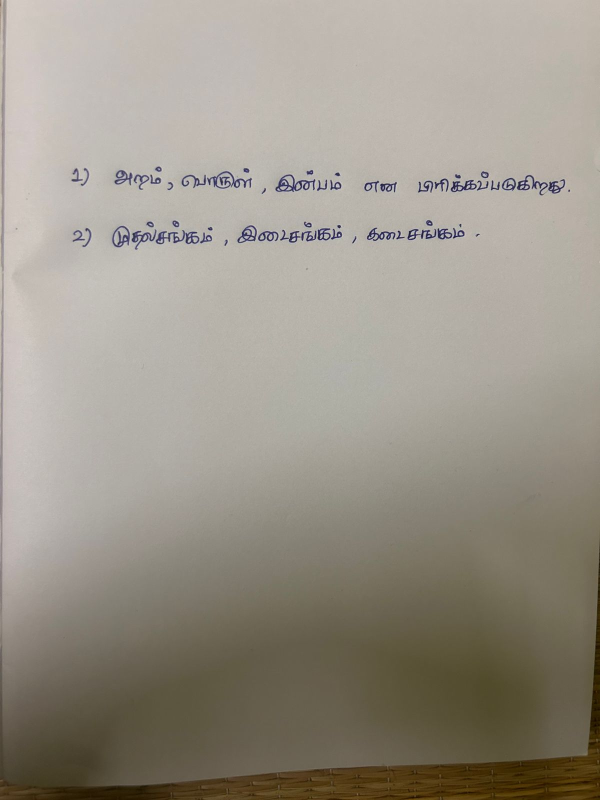
#> input picture uploads/asheet_student_1774963366447_20260331_132246.jpeg, 1200 x 1600 px (shown at 1/2 size)
$ python question_paper_extractor.py ../uploads/asheet_student_1774963366447_20260331_132246.jpeg
#> lines starting #> are read from the running program, lines starting #| are printed output that depends on the picture; after the words box and inside, x2 and y2 are one past the last pixel; in counts of white or black regions, pixels touching at a corner belong together
### backend/ocr_engine.py
"""
Tamil Answer Sheet OCR Engine  ·  v2.0
=======================================
Extracts Tamil handwritten / printed text from Images and PDFs.

NEW in v2.0
-----------
  • process_question_paper()     – OCR a QUESTION PAPER and return
                                   [{question_number, question}]
  • process_answer_sheet_only()  – OCR an ANSWER SHEET in answers-only mode
                                   (no question bank) → [{question_number, answer}]
  • build_answers_only_payload() – minimal payload for separate-upload mode

The original process_answer_sheet() (combined mode) is fully unchanged.

Dependencies
------------
  pip install google-cloud-vision pillow pdf2image opencv-python-headless

Environment variable:
  GOOGLE_APPLICATION_CREDENTIALS=/path/to/service-account-key.json
"""

from __future__ import annotations

import io
import json
import logging
import os
import re
import sys
import unicodedata
from datetime import datetime
from pathlib import Path
from typing import Any

try:
    from google.cloud import vision
except ImportError:
    raise ImportError("Run: pip install google-cloud-vision")

try:
    from PIL import Image, ImageEnhance, ImageFilter
    import PIL.ImageOps
except ImportError:
    raise ImportError("Run: pip install pillow")

try:
    import cv2
    import numpy as np
    CV2_AVAILABLE = True
except ImportError:
    CV2_AVAILABLE = False
    import numpy as np

try:
    from pdf2image import convert_from_path, convert_from_bytes
    PDF2IMAGE_AVAILABLE = True
except ImportError:
    PDF2IMAGE_AVAILABLE = False

log = logging.getLogger(__name__)

IMAGE_EXTENSIONS: set[str] = {
    ".jpg", ".jpeg", ".png", ".bmp", ".webp", ".tiff", ".tif", ".gif"
}
PDF_DPI:         int = 300
MIN_TEXT_LENGTH: int = 5
MIN_ANSWER_WORDS: int = 3
QUESTION_MARKERS: list[str] = ["கேள்வி", "வினா", "Q.", "Q:"]
ANSWER_MARKERS:   list[str] = ["விடை", "Answer", "Ans.", "A."]


# ══════════════════════════════════════════════════════════════════════════════
# 1. Image Pre-processing
# ══════════════════════════════════════════════════════════════════════════════

def preprocess_image(image: Image.Image) -> Image.Image:
    if image.mode not in ("RGB", "L"):
        image = image.convert("RGB")
    w, h = image.size
    if min(w, h) < 1000:
        scale = 1000 / min(w, h)
        image = image.resize((int(w * scale), int(h * scale)), Image.LANCZOS)
    return _preprocess_cv2(image) if CV2_AVAILABLE else _preprocess_pillow(image)


# [5 lines left out: function _preprocess_pillow, not called in this run]


def _preprocess_cv2(image: Image.Image) -> Image.Image:
    img_np = np.array(image.convert("RGB"))
    gray   = cv2.cvtColor(img_np, cv2.COLOR_RGB2GRAY)
    clahe  = cv2.createCLAHE(clipLimit=2.0, tileGridSize=(8, 8))
    gray   = clahe.apply(gray)
    gray   = cv2.fastNlMeansDenoising(gray, h=10)
    gray   = _deskew_cv2(gray)
    _, binary = cv2.threshold(gray, 0, 255, cv2.THRESH_BINARY | cv2.THRESH_OTSU)
    return Image.fromarray(cv2.cvtColor(binary, cv2.COLOR_GRAY2RGB))


def _deskew_cv2(gray: np.ndarray) -> np.ndarray:
    try:
        edges = cv2.Canny(gray, 50, 150, apertureSize=3)
        lines = cv2.HoughLines(edges, 1, np.pi / 180, threshold=100)
        if lines is None:
            return gray
        angles = [np.degrees(theta) - 90 for rho, theta in lines[:, 0]
                  if -45 < np.degrees(theta) - 90 < 45]
        if not angles:
            return gray
        angle = float(np.median(angles))
        if abs(angle) < 0.5:
            return gray
        h, w = gray.shape
        M = cv2.getRotationMatrix2D((w / 2, h / 2), angle, 1.0)
        return cv2.warpAffine(gray, M, (w, h),
                              flags=cv2.INTER_CUBIC, borderMode=cv2.BORDER_REPLICATE)
    except Exception as exc:
        log.warning("Deskew failed (%s) – using original.", exc)
        return gray


# ══════════════════════════════════════════════════════════════════════════════
# 2. PDF → Images
# ══════════════════════════════════════════════════════════════════════════════

# [13 lines left out: functions pdf_to_images, pdf_bytes_to_images, not called in this run]


# ══════════════════════════════════════════════════════════════════════════════
# 3. Google Vision OCR
# ══════════════════════════════════════════════════════════════════════════════

def _get_vision_client() -> vision.ImageAnnotatorClient:
    if not os.environ.get("GOOGLE_APPLICATION_CREDENTIALS", ""):
        raise EnvironmentError(
            "GOOGLE_APPLICATION_CREDENTIALS is not set.\n"
            "Set it to your service-account JSON key path."
        )
    return vision.ImageAnnotatorClient()


def extract_text_from_image(
    image: Image.Image,
    language_hints: list[str] | None = None,
) -> dict[str, Any]:
    client = _get_vision_client()
    buf = io.BytesIO()
    image.save(buf, format="JPEG", quality=95)
    vision_image  = vision.Image(content=buf.getvalue())

    if language_hints:
        image_context = vision.ImageContext(language_hints=language_hints)
    else:
        image_context = None
    log.info("Sending image to Google Vision API …")
    response = client.document_text_detection(
        image=vision_image, image_context=image_context
    )
    if response.error.message:
        raise RuntimeError(f"Google Vision API error: {response.error.message}")

    annotation = response.full_text_annotation
    full_text  = annotation.text if annotation else ""
    blocks:      list[str]   = []
    confidences: list[float] = []

    for page in annotation.pages:
        for block in page.blocks:
            block_text = ""
            block_confs = []
            for para in block.paragraphs:
                for word in para.words:
                    word_text = "".join(s.text for s in word.symbols)
                    block_text += word_text + " "
                    if word.confidence:
                        block_confs.append(word.confidence)
            block_text = block_text.strip()
            if len(block_text) >= MIN_TEXT_LENGTH:
                blocks.append(block_text)
            confidences.extend(block_confs)

    avg_conf = float(np.mean(confidences)) if confidences else 0.0
    log.info("  → %d words | %d blocks | conf %.2f%%",
             len(full_text.split()), len(blocks), avg_conf * 100)
    return {
        "full_text":  full_text,
        "blocks":     blocks,
        "confidence": round(avg_conf, 4),
        "word_count": len(full_text.split()) if full_text else 0,
    }
def ocr_page(image, lang_hints=None):
    """
    Wrapper function to match expected interface in other modules.
    """
    lang = lang_hints[0] if lang_hints else "ta"

    result = extract_text_from_image(image, language_hints=lang)

    return result.get("full_text", "")


# [13 lines left out: function extract_text_from_file, not called in this run]


# ══════════════════════════════════════════════════════════════════════════════
# 4. Shared text utilities
# ══════════════════════════════════════════════════════════════════════════════

def _normalise_tamil(text: str) -> str:
    return re.sub(r"\s+", " ", unicodedata.normalize("NFC", text)).strip()


# [8 lines left out: function _insert_question_newlines, not called in this run]


_Q_SPLIT = re.compile(
    r"(?:^|\n)(?:(?:Q|கேள்வி|வினா)[\s\.\:\-]*(\d+)|(\d+)\s*[\.\)\:])",
    re.IGNORECASE | re.MULTILINE,
)


# ══════════════════════════════════════════════════════════════════════════════
# 5. Answer Sheet Parsing  (combined mode — unchanged)
# ══════════════════════════════════════════════════════════════════════════════

# [206 lines left out: functions parse_answer_sheet, parse_question_paper, process_question_paper, build_answers_only_payload, process_answer_sheet_only, _classify_answer, not called in this run]


def _build_ocr_index(qa_pairs: list[dict[str, str]]) -> dict[str, dict]:
    return {p["question_number"].strip(): p for p in qa_pairs}


# [113 lines left out: functions build_ocr_payload, save_ocr_result, process_answer_sheet, process_folder, not called in this run]


# [8 lines that do not run on import are left out]

### backend/question_paper_extractor.py
"""
question_paper_extractor.py  ·  Tamil Answer Sheet Evaluation System
=====================================================================
Extracts questions and their numbers from a scanned question paper PDF.

Pipeline
--------
  Input: Question paper PDF
       │
       ▼
  pdf_to_images()          ← convert each page to a PIL image (pdf2image, 300 DPI)
       │
       ▼
  preprocess_image()       ← deskew / denoise / enhance (reuses ocr_engine logic)
       │
       ▼
  ocr_page()               ← Google Vision DOCUMENT_TEXT_DETECTION
       │
       ▼
  extract_questions()      ← regex-based question-number detection + multi-line grouping
       │
       ▼
  List[{"qno": ..., "question": ...}]

Supported question-number formats (Tamil + English papers)
----------------------------------------------------------
  1.    1)    1:    Q1    Q.1    (1)    (a)    1.a    1.a)
  i.    ii.   iii.  iv.    (i)   (ii)
  அ)   ஆ)   இ)   ஈ)         ← Tamil-letter sub-questions

Dependencies
------------
  pip install google-cloud-vision pillow pdf2image opencv-python-headless

Environment variable required:
  GOOGLE_APPLICATION_CREDENTIALS=/path/to/service-account-key.json

Usage (standalone)
------------------
  python question_paper_extractor.py question_paper.pdf
  python question_paper_extractor.py question_paper.pdf --output questions.json --lang ta
"""

from __future__ import annotations

import argparse
import json
import logging
import os
import re
import sys
import tempfile
import unicodedata
from pathlib import Path
from typing import Any

# ── third-party ───────────────────────────────────────────────────────────────
try:
    from PIL import Image
except ImportError:
    raise ImportError("Pillow is not installed.\nRun: pip install pillow")

try:
    import numpy as np
except ImportError:
    pass

# ── shared OCR utilities (single source of truth) ─────────────────────────────
from ocr_engine import pdf_to_images, preprocess_image, ocr_page

# ── logging ───────────────────────────────────────────────────────────────────
log = logging.getLogger(__name__)

# ─────────────────────────────────────────────────────────────────────────────
# Constants
# ─────────────────────────────────────────────────────────────────────────────

PDF_DPI = 300          # higher DPI → better OCR for handwritten / small print
VISION_LANG_HINTS = ["ta", "en"]   # Tamil + English; adjust as needed

# Lines that match these patterns are treated as section headers / instructions,
# NOT as questions, even if they start with a number-like token.
SKIP_LINE_PATTERNS: list[re.Pattern] = [
    re.compile(r"^\s*(page|பக்கம்|register|reg\.?\s*no|roll|name|பெயர்|date|தேதி|time|நேரம்|marks|மதிப்பெண்|maximum|instructions|விதிமுறை|part\s+[a-z]|பகுதி)\b", re.IGNORECASE | re.UNICODE),
    re.compile(r"^\s*\*+\s*$"),           # lines of asterisks
    re.compile(r"^\s*[-–—_]{3,}\s*$"),    # horizontal rules
    re.compile(r"^\s*\d{1,2}[/\-]\d{1,2}[/\-]\d{2,4}\s*$"),  # dates like 12/04/2024
]

# ─────────────────────────────────────────────────────────────────────────────
# 1-3.  pdf_to_images / preprocess_image / ocr_page
#       → imported from ocr_engine (single source of truth)
# ─────────────────────────────────────────────────────────────────────────────

from pathlib import Path
from PIL import Image

from pathlib import Path
from PIL import Image

def ocr_pdf(
    pdf_path: str | Path,
    language_hints: list[str] | None = None,
    lang_hints: list[str] | None = None,
    dpi: int = 300,   # ✅ ADD THIS
) -> list[str]:

#> called with dpi = 300
    path = Path(pdf_path)

    # Handle both parameter names
    if lang_hints is not None:
        language_hints = lang_hints

    # Handle file types
    if path.suffix.lower() == ".pdf":
        images = pdf_to_images(path, dpi=dpi)   # ✅ use dpi
    elif path.suffix.lower() in [".jpg", ".jpeg", ".png", ".bmp", ".webp", ".tiff"]:
        images = [Image.open(path)]
    else:
        raise ValueError(f"Unsupported file type: {path.suffix}")

    page_texts: list[str] = []

    for i, img in enumerate(images, start=1):
        log.info("OCR-ing page %d / %d …", i, len(images))

        processed = preprocess_image(img)
        text = ocr_page(processed, language_hints)

        page_texts.append(text)
#> this loop made 1 pass
#> (i, lang in ocr_page) on pass 1: (1, 'ta')
#> pass 1, in _preprocess_cv2, `gray   = cv2.cvtColor(img_np, cv2.COLOR_RGB2GRAY)`:
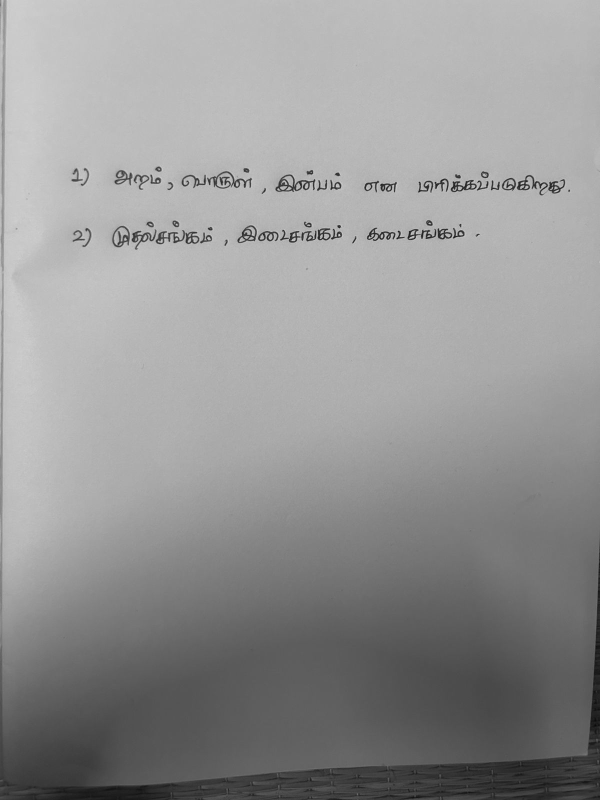
#> gray: shape (1600, 1200) (shown at 1/2 size); min 9, max 225, mean 149.5
#> pass 1, in _preprocess_cv2, `gray   = clahe.apply(gray)`:
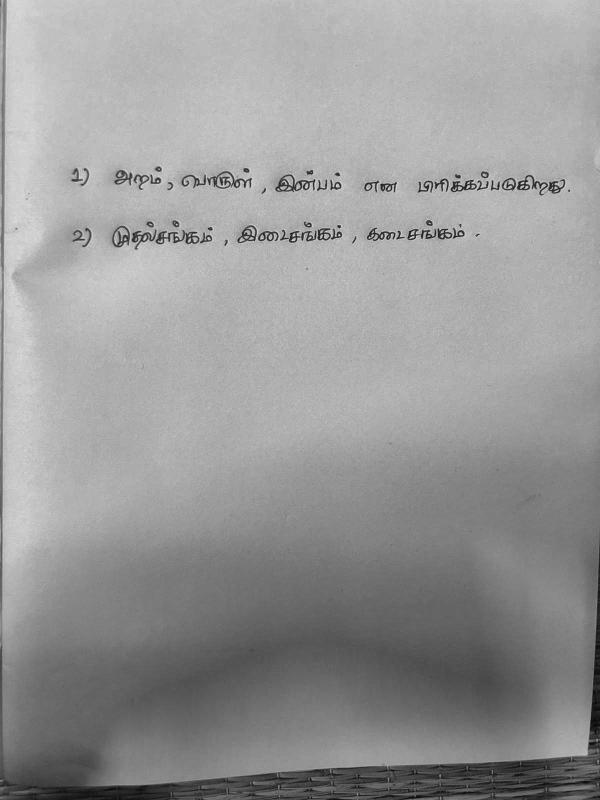
#> gray: shape (1600, 1200) (shown at 1/2 size); min 6, max 231, mean 152.4
#> pass 1, in _deskew_cv2, `edges = cv2.Canny(gray, 50, 150, apertureSize=3)`:
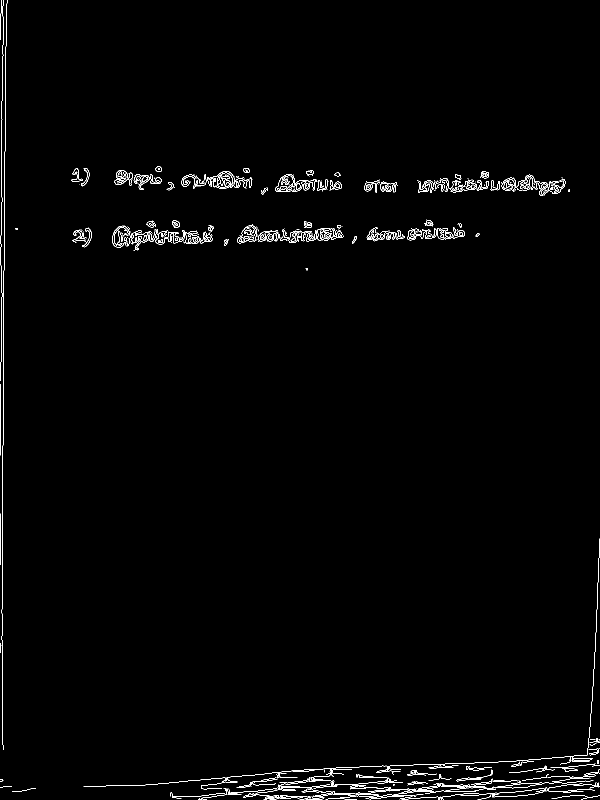
#> edges: shape (1600, 1200) (shown at 1/2 size); 1.2% white in thin lines or dots
#> after the loop:
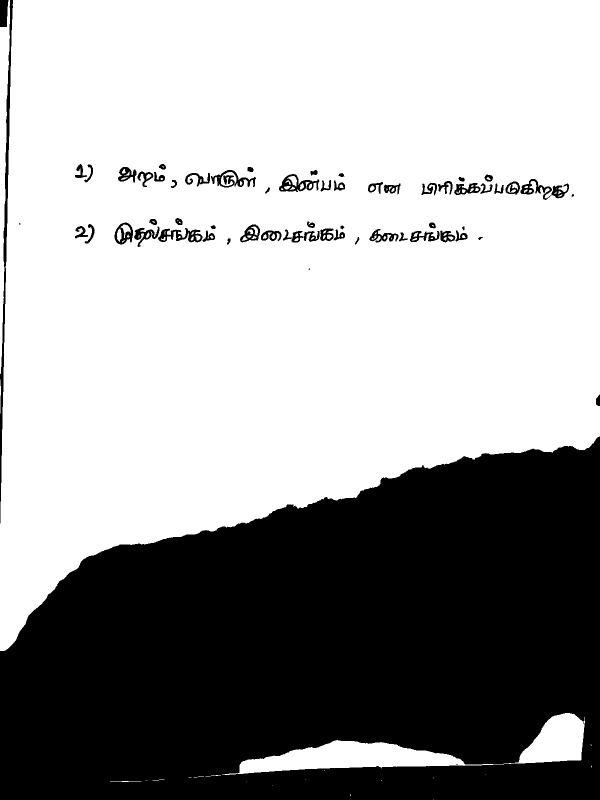
#> processed: PIL image 1200x1600 RGB (shown at 1/2 size); 63.9% white; 61 black regions (3 under 20 px), largest, box (x1, y1, x2, y2) and area: (0, 873, 1200, 1600) 668310, (0, 0, 26, 1047) 4800, (1041, 358, 1138, 400) 1335
#> after the loop, page_texts = []

    return page_texts


# ─────────────────────────────────────────────────────────────────────────────
# 4.  Text Cleaning
# ─────────────────────────────────────────────────────────────────────────────

# [11 lines left out: function _clean_line, not called in this run]


def _is_skip_line(line: str) -> bool:
    """Return True if the line should be ignored (header, rule, date, etc.)."""
    return any(p.match(line) for p in SKIP_LINE_PATTERNS)


# ─────────────────────────────────────────────────────────────────────────────
# 5.  Question-Number Detection
# ─────────────────────────────────────────────────────────────────────────────

# ---------------------------------------------------------------------------
# Master regex: matches the question-number token at the START of a line.
#
# Groups captured (only one will match per line):
#   G1 – Arabic numeral variants  : 1.  1)  1:  (1)  Q1  Q.1  Q-1
#   G2 – Sub-question alpha       : 1.a  1.a)  1(a)
#   G3 – Stand-alone alpha        : a)  a.  (a)  b)  …
#   G4 – Roman numerals           : i.  ii)  (iii)  iv.
#   G5 – Tamil letters            : அ)  ஆ)  இ)  ஈ)  உ)
# ---------------------------------------------------------------------------

_QNO_RE = re.compile(
    r"""
    ^
    (?:
      # G1 – numeric  (Q1 / Q.1 / 1. / 1) / (1))
      (?P<arabic>
        (?:Q\.?\s*)?          # optional Q or Q.
        \d{1,3}               # 1-3 digit number
        (?:\s*[.):\-]\s*)?    # optional delimiter
        (?!\s*\d)             # not followed by another digit (avoids matching years)
      )
      |
      # G2 – compound sub-question  1.a  /  1.a)  /  1(a)
      (?P<compound>
        \d{1,3}[.\s]\s*[a-zA-Z][).]?
      )
      |
      # G3 – stand-alone letter  a)  a.  (a)  b)  – only a-f to avoid false positives
      (?P<alpha>
        \(?[a-fA-F][).]\s*
      )
      |
      # G4 – roman numerals up to viii
      (?P<roman>
        \(?\b(?:i{1,3}|iv|vi{0,3}|viii)\b[).]\s*
      )
      |
      # G5 – Tamil letter sub-questions  அ)  ஆ)  இ)  ஈ)  உ)  ஊ)
      (?P<tamil_letter>
        [அஆஇஈஉஊ][)]\s*
      )
    )
    """,
    re.VERBOSE | re.UNICODE,
)


# [187 lines left out: functions _detect_qno, _is_continuation, group_questions, _deduplicate, _sort_questions, extract_questions_from_text, not called in this run]


def extract_questions_from_pdf(
    pdf_path: str | Path,
    language_hints: list[str] | None = None,
    save_json: bool = False,
    output_path: str | Path | None = None,
) -> list[dict[str, str]]:
    """
    Full pipeline: PDF → images → OCR → parsed question list.

    Args:
        pdf_path:       Path to the scanned question paper PDF.
        language_hints: BCP-47 language hint list (default: ["ta", "en"]).
        save_json:      If True, write output to a JSON file.
        output_path:    Path for the JSON file (auto-named if None).

    Returns:
        List of dicts: [{"qno": "1", "question": "…"}, …]

    Example::

        questions = extract_questions_from_pdf("question_paper.pdf")
        for q in questions:
            print(q["qno"], "→", q["question"])
    """
    pdf_path = Path(pdf_path)
    log.info("=" * 60)
    log.info("Question Paper Extractor")
    log.info("Input: %s", pdf_path.name)
    log.info("=" * 60)

    # Step 1: OCR all pages
    page_texts = ocr_pdf(pdf_path, language_hints=language_hints or VISION_LANG_HINTS)
    log.info("OCR complete: %d page(s).", len(page_texts))

    # Step 2: Merge all pages into a single text stream
    full_text = "\n".join(page_texts)
    log.debug("Total OCR characters: %d", len(full_text))

    # Step 3: Extract and structure questions
    questions = extract_questions_from_text(full_text)
    log.info("Extracted %d question(s).", len(questions))

    if not questions:
        log.warning(
            "No questions were detected. Check that:\n"
            "  • The PDF is a scanned question paper (not a text PDF).\n"
            "  • Google Vision credentials are configured correctly.\n"
            "  • The language hints are appropriate (%s).",
            language_hints or VISION_LANG_HINTS,
        )

    # Step 4: Optionally save to JSON
    if save_json:
        if output_path is None:
            output_path = pdf_path.with_name(pdf_path.stem + "_questions.json")
        output_path = Path(output_path)
        output_path.parent.mkdir(parents=True, exist_ok=True)
        with open(output_path, "w", encoding="utf-8") as fh:
            json.dump(questions, fh, ensure_ascii=False, indent=2)
        log.info("Questions saved → %s", output_path)

    return questions


# ─────────────────────────────────────────────────────────────────────────────
# 9.  Flask integration helper
# ─────────────────────────────────────────────────────────────────────────────

# [44 lines left out: function extract_questions_from_upload, not called in this run]


# ─────────────────────────────────────────────────────────────────────────────
# 10.  CLI
# ─────────────────────────────────────────────────────────────────────────────

def _build_arg_parser() -> argparse.ArgumentParser:
    p = argparse.ArgumentParser(
        description="Extract questions from a scanned question paper PDF.",
        formatter_class=argparse.RawDescriptionHelpFormatter,
        epilog="""
Examples:
  python question_paper_extractor.py paper.pdf
  python question_paper_extractor.py paper.pdf --output questions.json
  python question_paper_extractor.py paper.pdf --lang ta en --save
        """,
    )
    p.add_argument("pdf", help="Path to the scanned question paper PDF.")
    p.add_argument(
        "--output", "-o", default=None,
        help="Output JSON path (default: <pdf_stem>_questions.json).",
    )
    p.add_argument(
        "--lang", "-l", nargs="+", default=["ta", "en"],
        metavar="LANG",
        help="BCP-47 language hints (default: ta en).",
    )
    p.add_argument(
        "--save", "-s", action="store_true",
        help="Save extracted questions to a JSON file.",
    )
    p.add_argument(
        "--dpi", type=int, default=PDF_DPI,
        help=f"DPI for PDF-to-image conversion (default: {PDF_DPI}).",
    )
    p.add_argument(
        "--verbose", "-v", action="store_true",
        help="Enable DEBUG logging.",
    )
    return p


def main():
    parser = _build_arg_parser()
    args = parser.parse_args()

    if args.verbose:
        logging.getLogger().setLevel(logging.DEBUG)

    # Override global DPI if user supplied a different value
    global PDF_DPI
    PDF_DPI = args.dpi

    questions = extract_questions_from_pdf(
        pdf_path=args.pdf,
        language_hints=args.lang,
        save_json=args.save or (args.output is not None),
        output_path=args.output,
    )

    print(json.dumps(questions, ensure_ascii=False, indent=2))
    print(f"\n[INFO] {len(questions)} question(s) extracted.", file=sys.stderr)


if __name__ == "__main__":
#> (the run stopped early here; a loop or call above may not have finished)
